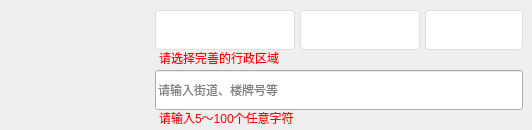
     <widget class="QWidget" name="widgetAddressOffice" native="true">
      <property name="maximumSize">
       <size>
        <width>540</width>
        <height>130</height>
       </size>
      </property>
      <widget class="QComboBox" name="comboBoxProOffice">
       <property name="geometry">
        <rect>
         <x>155</x>
         <y>10</y>
         <width>140</width>
         <height>40</height>
        </rect>
       </property>
       <property name="sizePolicy">
        <sizepolicy hsizetype="Fixed" vsizetype="Fixed">
         <horstretch>0</horstretch>
         <verstretch>0</verstretch>
        </sizepolicy>
       </property>
       <property name="minimumSize">
        <size>
         <width>140</width>
         <height>40</height>
        </size>
       </property>
       <property name="maximumSize">
        <size>
         <width>140</width>
         <height>40</height>
        </size>
       </property>
       <property name="styleSheet">
        <string notr="true">QComboBox{border-radius:4px;color:rgba(51,51,51,1);border:1px solid rgb(222,222,222);font:14px 'Microsoft Yahei';padding-left:10px;}

QComboBox:focus{border:1px solid rgba(30,140,238,1);}

QComboBox::drop-down{subcontrol-origin:padding;subcontrol-position:top right;width:32px;border-radius:4px;}

QComboBox:down-arrow{image:url(:/ZcloudDesk/image/comboBoxDownArrow.png);}

QComboBox QAbstractItemView
{
	border-radius:0px;
	border: 1px solid rgb(161,161,161);
	outline: 0px;	
}
QComboBox QAbstractItemView::item 
{
	font:14px &quot;微软雅黑&quot;;
    height:32px;
}</string>
       </property>
       <property name="editable">
        <bool>true</bool>
       </property>
      </widget>
      <widget class="QLineEdit" name="lineEditAddressOffice">
       <property name="geometry">
        <rect>
         <x>155</x>
         <y>70</y>
         <width>368</width>
         <height>40</height>
        </rect>
       </property>
       <property name="sizePolicy">
        <sizepolicy hsizetype="Fixed" vsizetype="Fixed">
         <horstretch>0</horstretch>
         <verstretch>0</verstretch>
        </sizepolicy>
       </property>
       <property name="minimumSize">
        <size>
         <width>368</width>
         <height>40</height>
        </size>
       </property>
       <property name="maximumSize">
        <size>
         <width>368</width>
         <height>40</height>
        </size>
       </property>
       <property name="styleSheet">
        <string notr="true">QLineEdit{border-radius:4px;color:rgba(51,51,51,1);border:1px solid rgb(222,222,222);font:14px 'Microsoft Yahei';padding-left:10px;}
QLineEdit:laceholder{color:rgba(51,51,51,1);}QLineEdit:focus{border:1px solid rgba(30,140,238,1);}
QLineEdit:disabled{background-color: rgb(247,248, 250);};</string>
       </property>
       <property name="text">
        <string/>
       </property>
       <property name="maxLength">
        <number>100</number>
       </property>
       <property name="placeholderText">
        <string>请输入街道、楼牌号等</string>
       </property>
      </widget>
      <widget class="QLabel" name="labelAddressOfficeError">
       <property name="geometry">
        <rect>
         <x>159</x>
         <y>110</y>
         <width>191</width>
         <height>15</height>
        </rect>
       </property>
       <property name="sizePolicy">
        <sizepolicy hsizetype="Preferred" vsizetype="Fixed">
         <horstretch>0</horstretch>
         <verstretch>0</verstretch>
        </sizepolicy>
       </property>
       <property name="minimumSize">
        <size>
         <width>0</width>
         <height>15</height>
        </size>
       </property>
       <property name="maximumSize">
        <size>
         <width>16777215</width>
         <height>15</height>
        </size>
       </property>
       <property name="styleSheet">
        <string notr="true">font: 12px &quot;微软雅黑&quot;;
color: #ff0000;
border-bottom:0px;</string>
       </property>
       <property name="text">
        <string>请输入5～100个任意字符</string>
       </property>
      </widget>
      <widget class="QComboBox" name="comboBoxAreaOffice">
       <property name="geometry">
        <rect>
         <x>425</x>
         <y>10</y>
         <width>98</width>
         <height>40</height>
        </rect>
       </property>
       <property name="sizePolicy">
        <sizepolicy hsizetype="Fixed" vsizetype="Fixed">
         <horstretch>0</horstretch>
         <verstretch>0</verstretch>
        </sizepolicy>
       </property>
       <property name="minimumSize">
        <size>
         <width>98</width>
         <height>40</height>
        </size>
       </property>
       <property name="maximumSize">
        <size>
         <width>98</width>
         <height>40</height>
        </size>
       </property>
       <property name="styleSheet">
        <string notr="true">QComboBox{border-radius:4px;color:rgba(51,51,51,1);border:1px solid rgb(222,222,222);font:14px 'Microsoft Yahei';padding-left:10px;}

QComboBox:focus{border:1px solid rgba(30,140,238,1);}

QComboBox::drop-down{subcontrol-origin:padding;subcontrol-position:top right;width:32px;border-radius:4px;}

QComboBox:down-arrow{image:url(:/ZcloudDesk/image/comboBoxDownArrow.png);}

QComboBox QAbstractItemView
{
	border-radius:0px;
	border: 1px solid rgb(161,161,161);
	outline: 0px;	
}
QComboBox QAbstractItemView::item 
{
	font:14px &quot;微软雅黑&quot;;
    height:32px;
}</string>
       </property>
       <property name="editable">
        <bool>true</bool>
       </property>
      </widget>
      <widget class="QLabel" name="labelAreaOfficeError">
       <property name="geometry">
        <rect>
         <x>159</x>
         <y>50</y>
         <width>131</width>
         <height>15</height>
        </rect>
       </property>
       <property name="sizePolicy">
        <sizepolicy hsizetype="Preferred" vsizetype="Fixed">
         <horstretch>0</horstretch>
         <verstretch>0</verstretch>
        </sizepolicy>
       </property>
       <property name="minimumSize">
        <size>
         <width>0</width>
         <height>15</height>
        </size>
       </property>
       <property name="maximumSize">
        <size>
         <width>16777215</width>
         <height>15</height>
        </size>
       </property>
       <property name="styleSheet">
        <string notr="true">font: 12px &quot;微软雅黑&quot;;
color: #ff0000;
border-bottom:0px;</string>
       </property>
       <property name="text">
        <string>请选择完善的行政区域</string>
       </property>
      </widget>
      <widget class="QComboBox" name="comboBoxCityOffice">
       <property name="geometry">
        <rect>
         <x>300</x>
         <y>10</y>
         <width>120</width>
         <height>40</height>
        </rect>
       </property>
       <property name="sizePolicy">
        <sizepolicy hsizetype="Fixed" vsizetype="Fixed">
         <horstretch>0</horstretch>
         <verstretch>0</verstretch>
        </sizepolicy>
       </property>
       <property name="minimumSize">
        <size>
         <width>120</width>
         <height>40</height>
        </size>
       </property>
       <property name="maximumSize">
        <size>
         <width>120</width>
         <height>40</height>
        </size>
       </property>
       <property name="styleSheet">
        <string notr="true">QComboBox{border-radius:4px;color:rgba(51,51,51,1);border:1px solid rgb(222,222,222);font:14px 'Microsoft Yahei';padding-left:10px;}

QComboBox:focus{border:1px solid rgba(30,140,238,1);}

QComboBox::drop-down{subcontrol-origin:padding;subcontrol-position:top right;width:32px;border-radius:4px;}

QComboBox:down-arrow{image:url(:/ZcloudDesk/image/comboBoxDownArrow.png);}

QComboBox QAbstractItemView
{
	border-radius:0px;
	border: 1px solid rgb(161,161,161);
	outline: 0px;	
}
QComboBox QAbstractItemView::item 
{
	font:14px &quot;微软雅黑&quot;;
    height:32px;
}</string>
       </property>
       <property name="editable">
        <bool>true</bool>
       </property>
      </widget>
      <zorder>comboBoxProOffice</zorder>
      <zorder>lineEditAddressOffice</zorder>
      <zorder>labelAddressOfficeError</zorder>
      <zorder>comboBoxAreaOffice</zorder>
      <zorder>labelAreaOfficeError</zorder>
      <zorder>comboBoxCityOffice</zorder>
      <zorder>verticalLayoutWidget</zorder>
     </widget>
